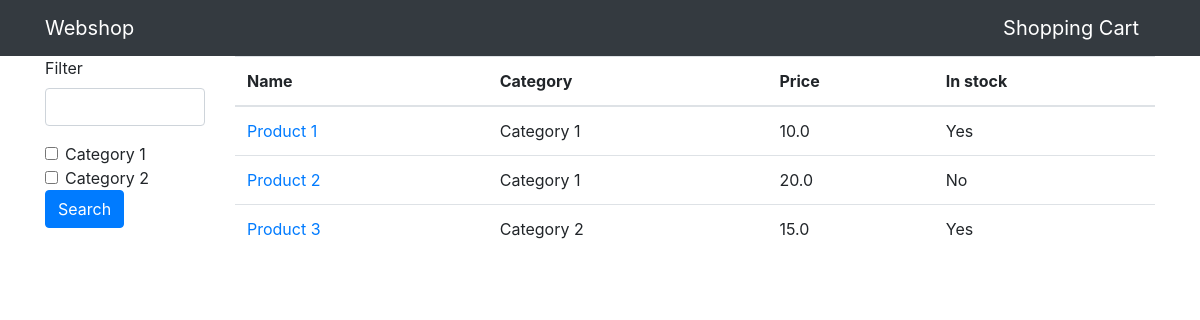
The page / on the database its author committed.
### app.py (models this page shows, shortened)
class Category(db.Model):
    id = db.Column(db.Integer, primary_key=True)
    name = db.Column(db.String(100))
    products = db.relationship('Product', backref='category', lazy=True)

class Product(db.Model):
    id = db.Column(db.Integer, primary_key=True)
    name = db.Column(db.String(100), nullable=False)
    category_id = db.Column(db.Integer, db.ForeignKey('category.id'), nullable=False)
    price = db.Column(db.Float, nullable=False)
    stock = db.Column(db.Integer, nullable=False)
    order_lines = db.relationship('OrderLine', backref='product', lazy=True)

### app.py (the view)
@app.route('/')
def frontpage():
    categories = Category.query.all()
    categoryIds = []
    for category in categories:
        if category.name in request.args:
            categoryIds.append(category.id)
    query = Product.query
    if 'search' in request.args:
        search = '%' + request.args.get('search') + '%'
        query = query.filter(Product.name.like(search))
    if len(categoryIds) > 0:
        query = query.filter(Product.category_id.in_(categoryIds))
    products = query.all()
    return render_template('frontpage.html', products=products, categories=categories)

### templates/frontpage.html
{% extends 'base.html' %}
{% block content %}
  <div class="container">
    <div class="row">
      <div class="col-2">
        <form action="{{ url_for('frontpage') }}" method="get">
          <div class="form-group">
            <label for="search">Filter</label>
            <input type="text" class="form-control" id="search" name="search">
          </div>
          {% for category in categories %}
          <div class="form-check">
            <input type="checkbox" class="form-check-input" id="{{ 'cat%d' % category.id }}" name="{{ category.name }}">
            <label class="form-check-label" for="{{ 'cat%d' % category.id }}">{{ category.name }}</label>
          </div>
          {% endfor %}
          <button type="submit" class="btn btn-primary">Search</button>
        </form>
      </div>
      <div class="col-10">
        <table class="table">
          <thead>
            <tr>
              <th scope="col">Name</th>
              <th scope="col">Category</th>
              <th scope="col">Price</th>
              <th scope="col">In stock</th>
            </tr>
          </thead>
          <tbody>
          {% for product in products %}
            <tr>
              <td><a href="{{ url_for('detail', id=product.id) }}">{{ product.name }}</a></td>
              <td>{{ product.category.name }}</td>
              <td>{{ product.price }}</td>
              <td>{{ 'Yes' if product.stock > 0 else 'No' }}</td>
            </tr>
          {% endfor %}
          </tbody>
        </table>
      </div>
    </div>
  </div>
{% endblock %}

### templates/base.html (shortened to what this page needs)
<!doctype html>
<html lang="en">
  <head>
    <link rel="stylesheet" href="https://maxcdn.bootstrapcdn.com/bootstrap/4.0.0/css/bootstrap.min.css">
  </head>
  <body>
    <nav class="navbar navbar-expand-lg navbar-dark bg-dark">
      <div class="container">
        <a class="navbar-brand" href="{{ url_for('frontpage') }}">Webshop</a>
        <a class="navbar-brand" href="{{ url_for('cart') }}">Shopping Cart</a>
      </div>
    </nav>
    {% block content %}{% endblock %}
  </body>
</html>

### rows shown on the page
Category: name "Category 1"
Category: name "Category 2"
Product: name "Product 1", category.name "Category 1", price "10.0", stock "Yes"
Product: name "Product 2", category.name "Category 1", price "20.0", stock "No"
Product: name "Product 3", category.name "Category 2", price "15.0", stock "Yes"
